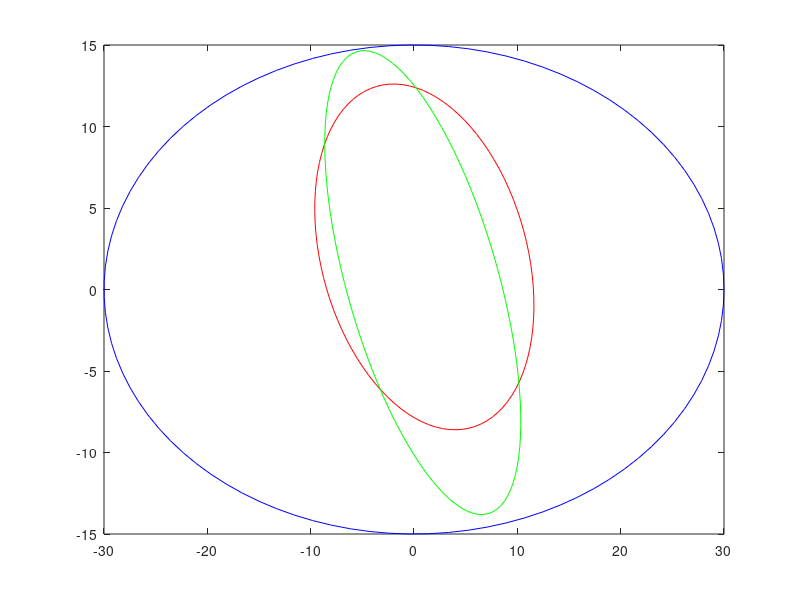

Reproduce this figure in MATLAB.
%%%%%%%%%%%%%%%%%%%%%%%%%%%%%%%%%%%%%%%%
% Author : Hari Kumar Ganesh           %
%%%%%%%%%%%%%%%%%%%%%%%%%%%%%%%%%%%%%%%%

clear all;clc;

theta=linspace(0,2*pi);                                             %defining theta for the parametric equation of elipse
a=30;                                                               %defining semimajor axis of elipse
b=15;                                                               %defining semiminor axis of elipse

x=a*cos(theta);                                                     %setting x value for plotting elipse from parametric equation of an elipse
y=b*sin(theta);                                                     %setting y value for plotting elipse from parametric equation of an elipse

elipse=[x;y;ones(size(x))];                                         %defining the elipse figure in a matix form so that we can perform transformations on it
scale_matrix=[0.4 0 0;0 0.6 0;0 0 1];                               %defining scaling matrix
rot_matrix=[cos(pi/4) sin(pi/4) 0;-sin(pi/4) cos(pi/4) 0;0 0 1];    %defining rotation matrix
tran_matrix=[1 0 1;0 1 2;0 0 1];                                    %defining translation matrix

scaled_matrix=scale_matrix*elipse;                                  %first scaling the elipse
rotated_matrix=rot_matrix*scaled_matrix;                            %then rotatng the elipse
translated_matrix=tran_matrix*rotated_matrix;                       %then translating the elipse

plot(elipse(1,:),elipse(2,:),'blue');                               %plotting the original elipse in blue color

hold on;
plot(translated_matrix(1,:),translated_matrix(2,:),'red');          %plotting the scaled-rotated-translated elipse
                                                                    %in red color

%checking for transformation commutative

translated_matrix1=tran_matrix*elipse;                              %first translating the elipse
rotated_matrix1=rot_matrix*translated_matrix1;                      %then rotatng the elipse
scaled_matrix1=scale_matrix*rotated_matrix1;                        %then scaling the elipse

plot(scaled_matrix1(1,:),scaled_matrix1(2,:),'green');              %plotting the translated-rotated-scaled elipse
hold off
